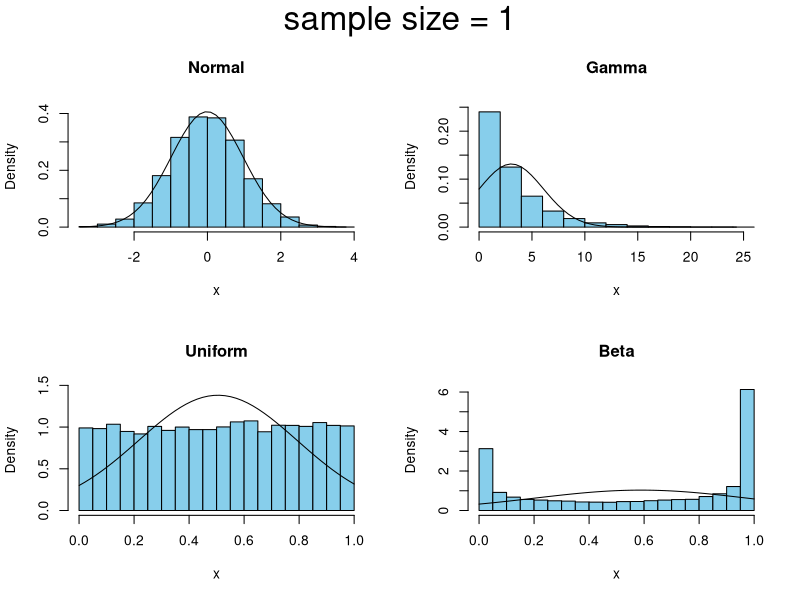
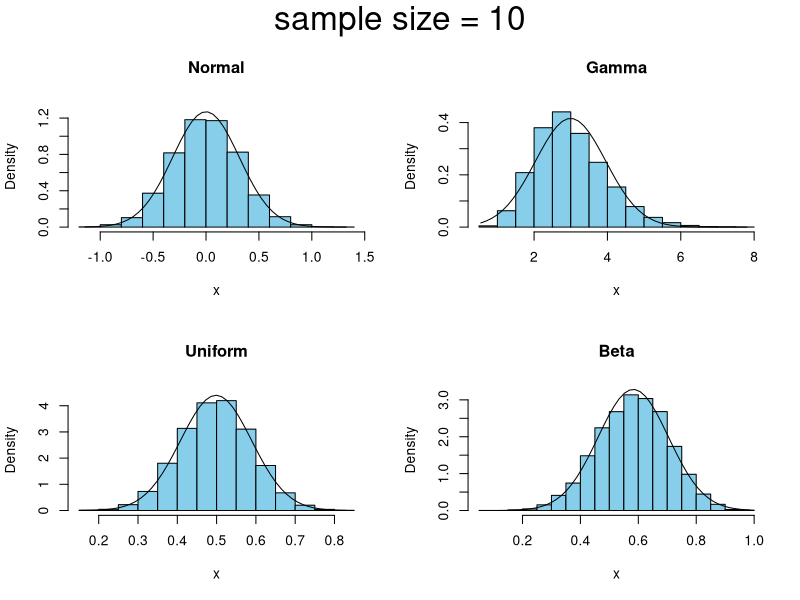
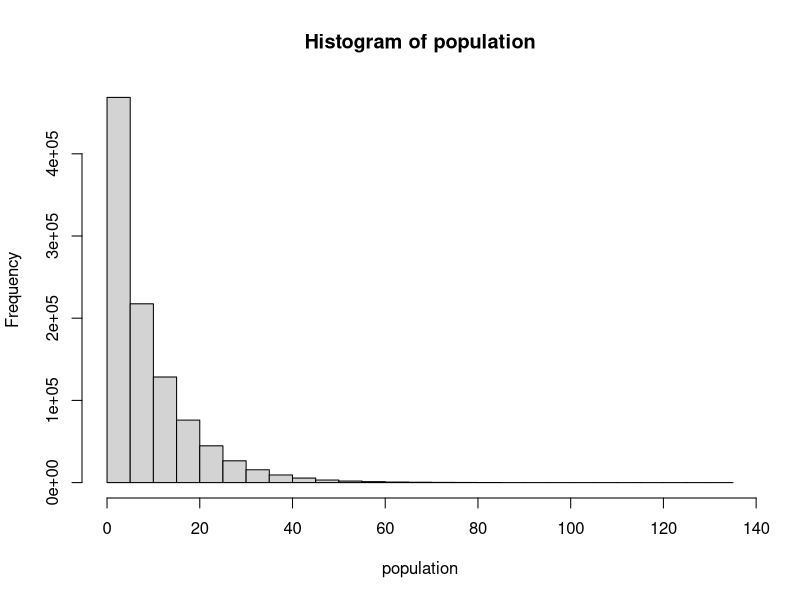
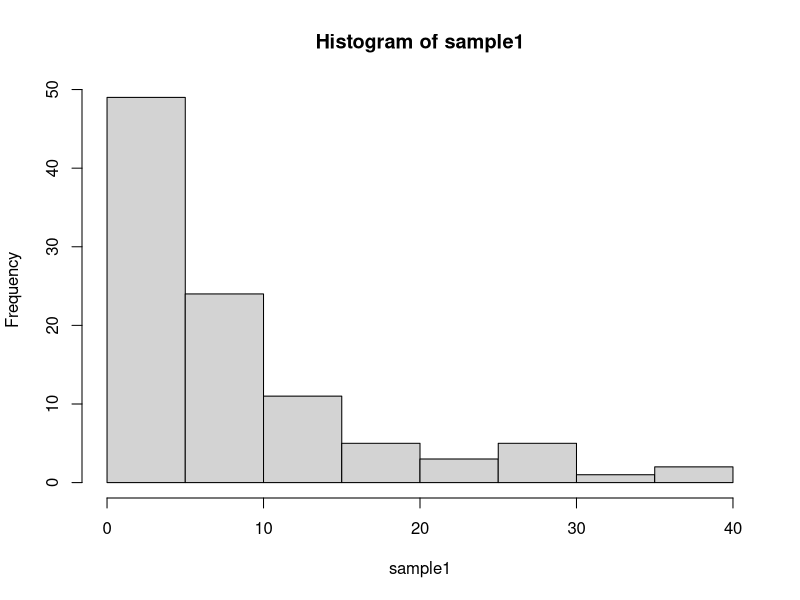
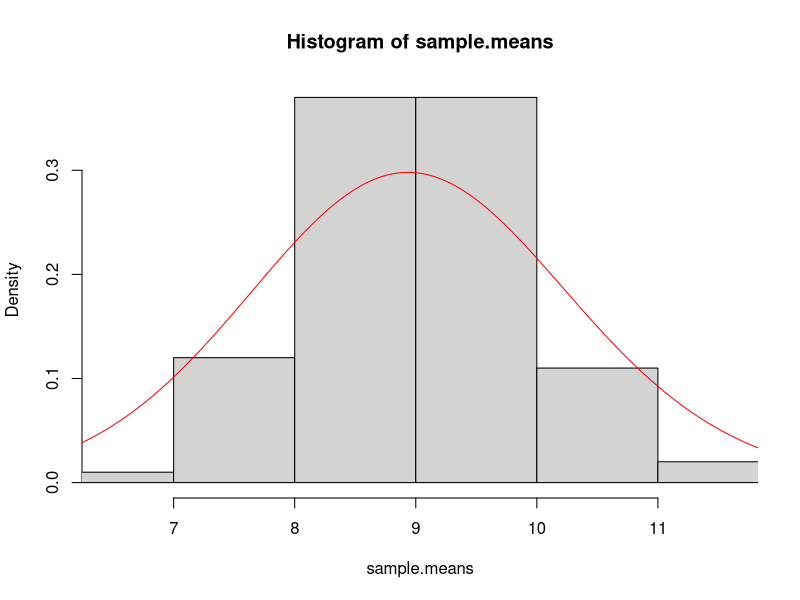
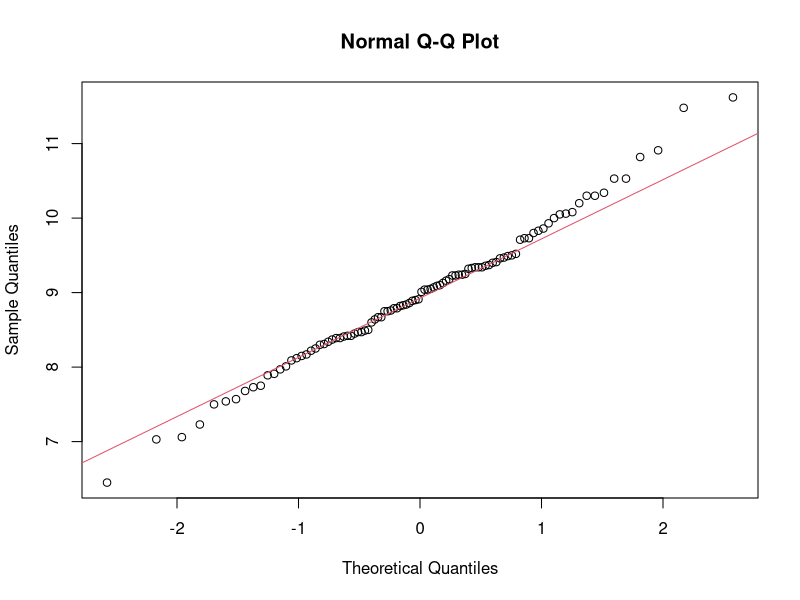

These charts were generated, in order, by the following R code:
#you can use clt.examp from the TeachingDemos package
library(TeachingDemos)
clt.examp()
clt.examp(10)


#create your population with an odd distribution that would cause statistical nightmares
population<-rgeom(1000000,0.1)

#eg: that starts pushing the envelope (a distribution with infinit variance)
#population<-rcauchy(1000000)

#plot a histogram of the population
hist(population)

#sample from your population
sample.size<-100
sample1<-sample(population, size=sample.size)

#plot a histogram of you sample
hist(sample1)
#not sample histogram should look alot like that of the parent population and more so with larger sample size as seen in the law of large numbers


#calculate the mean for many sample
sample.means<-replicate(100, mean(sample(population, sample.size)))

#plot a histogram of the means
hist(sample.means, xlim=c(min(sample.means),max(sample.means)), probability=T, nclass=max(sample.means)-min(sample.means)+1)
lines(density(sample.means, bw=1), col="red")
abline(b=1)

#compare to a normal distribution
qqnorm(sample.means)
qqline(sample.means, col = 2)

#try this with different distributions, sample sizes and with sum instead o mean
